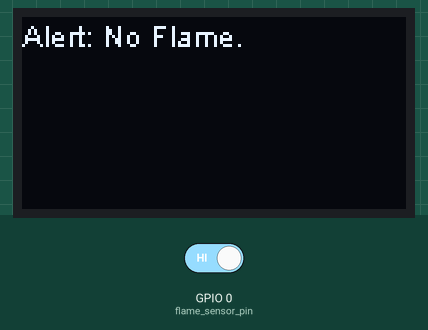
The sketch below on a simulated ESP8266 (NodeMCU). On the bench: 128×64 one-colour display. The inputs (shaded band) are chosen by the test bench; at power-on: GPIO 0 (flame_sensor_pin) HIGH.

Above: at 1.2 s.
1.3 s: GPIO 0 (flame_sensor_pin) driven LOW
At 2.5 s:
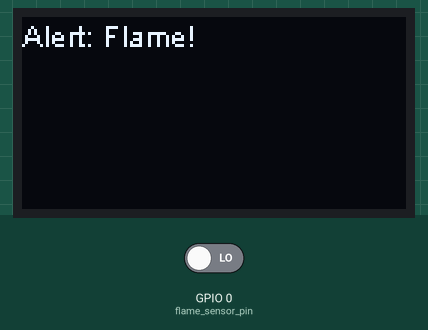
2.8 s: GPIO 0 (flame_sensor_pin) driven HIGH
At 3.3 s:
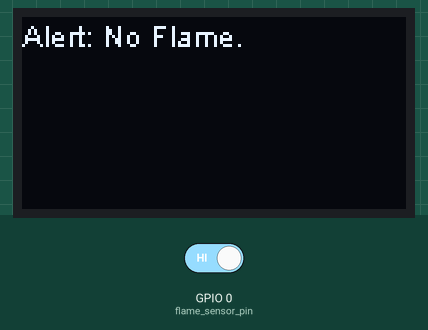
Timing chart, 0 to 5.8 s (numbered marks = the images above; inputs shaded):
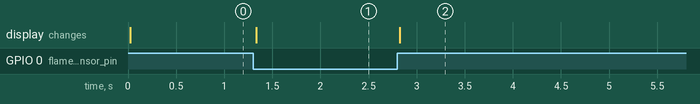

The sketch:

OledFlameSensor.ino
```cpp
#include "SSD1306.h"
const int sigPin = 0;  // set number of the tilt switch pin D3 (0)
const int flame_sensor_pin = 0; // set number of the tilt switch pin D3 (0)
int flame_pin = HIGH ;

SSD1306  display(0x3c, 5, 4); // Pin D1 = 5 / Pin D2 = 4

String flame;


void setup() {

  Serial.begin(115200);
  pinMode ( flame_sensor_pin , INPUT ) ;
  display.init();
  display.flipScreenVertically();

  display.clear();
  drawFire();
  display.display();
}

void loop() {

   drawFire();
   display.display();

}

void drawFire() {
    delay(10);

    flame_pin = digitalRead ( flame_sensor_pin ) ;

    flame = "No Flame.";

    if (flame_pin == LOW )  {
      flame = "Flame!";
    }


    display.clear();
    display.setTextAlignment(TEXT_ALIGN_LEFT);
    display.setFont(ArialMT_Plain_10);
    display.drawString(0, 0, "Alert: "+flame);

}
```

Measured:
- after the input at 1.3 s, the display: changes at once (image 1)
- after the input at 2.8 s, the display: changes at once (image 2)
